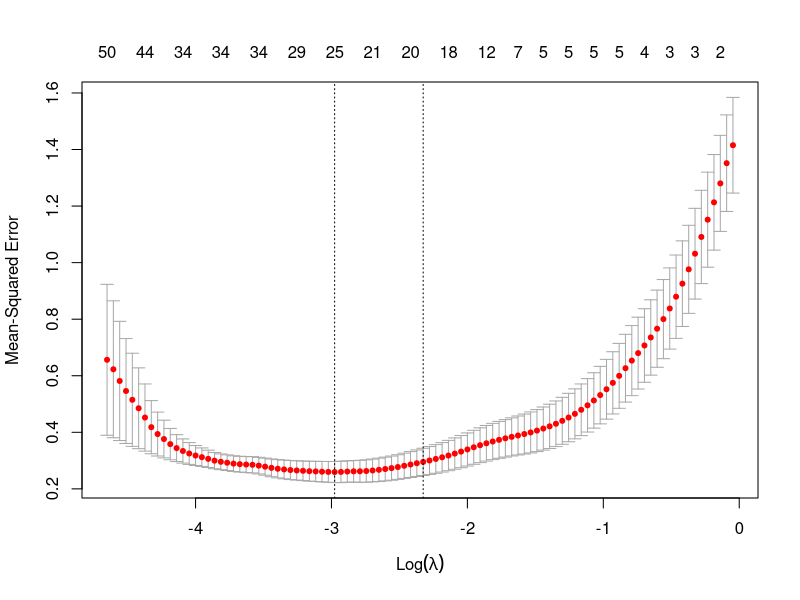
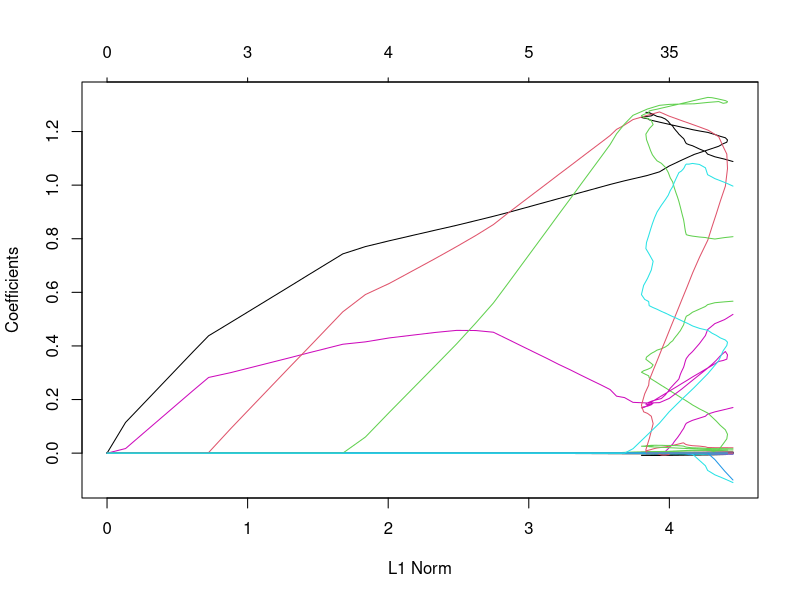
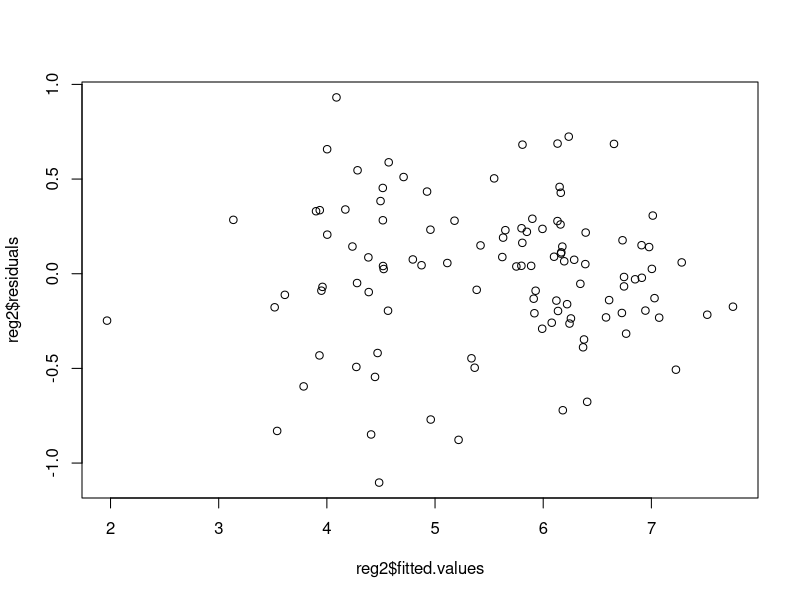
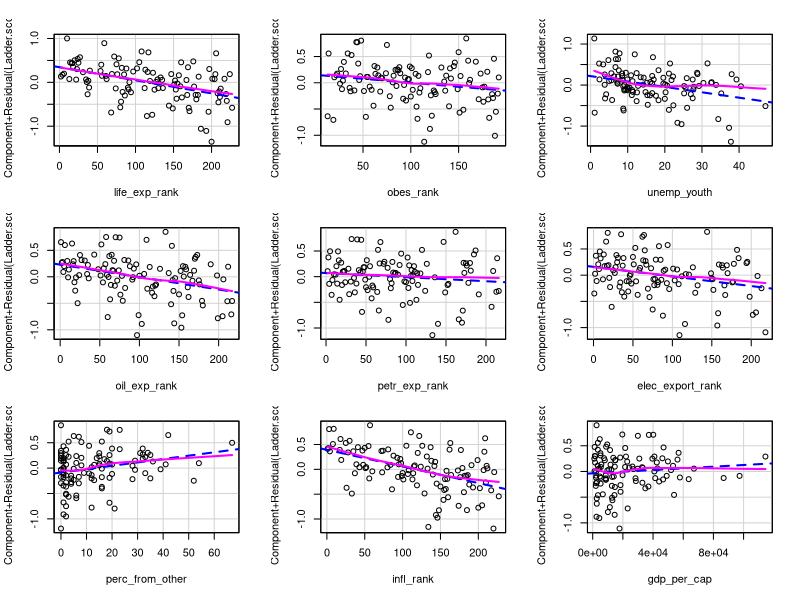
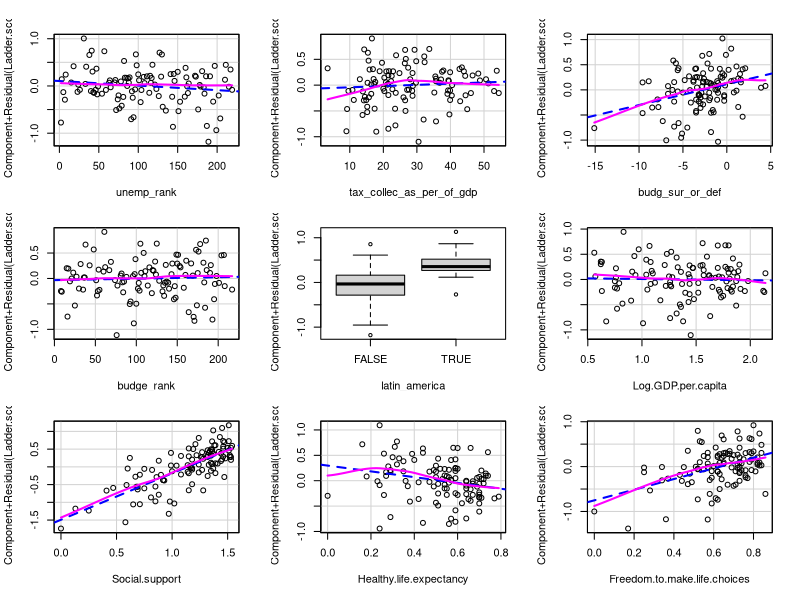
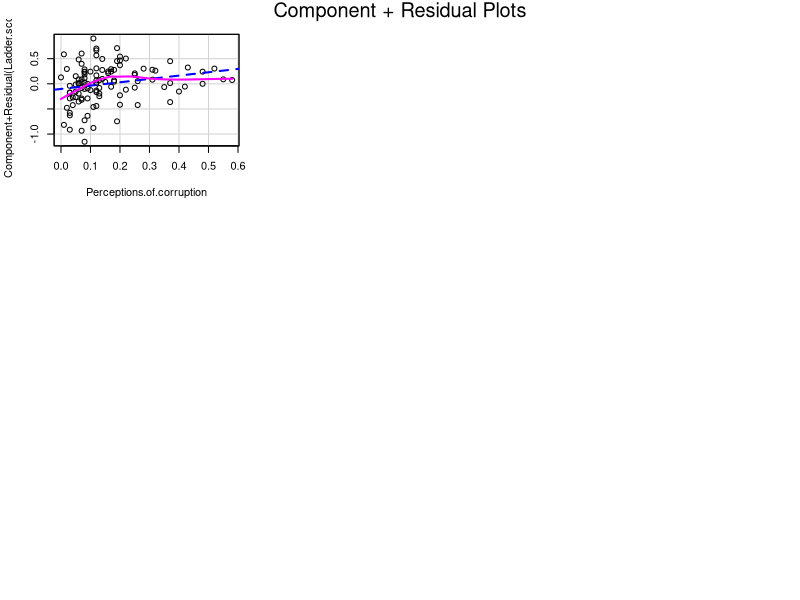
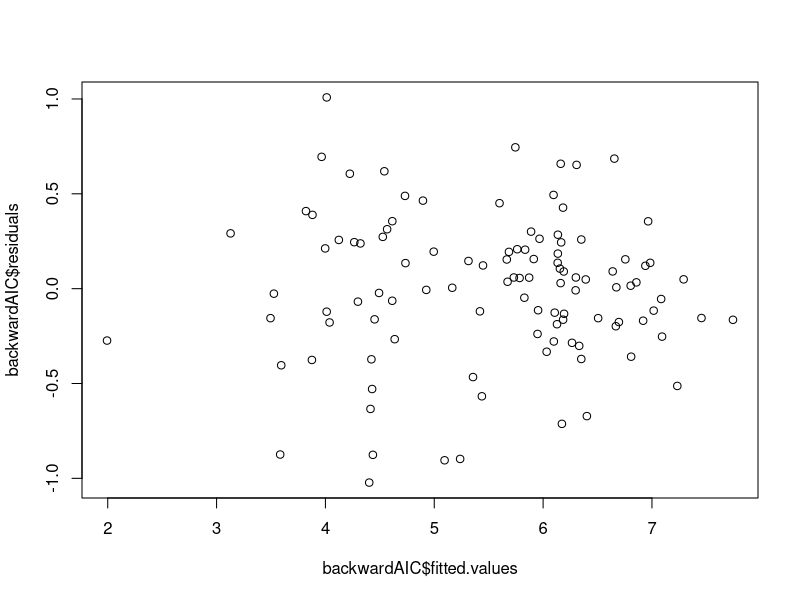
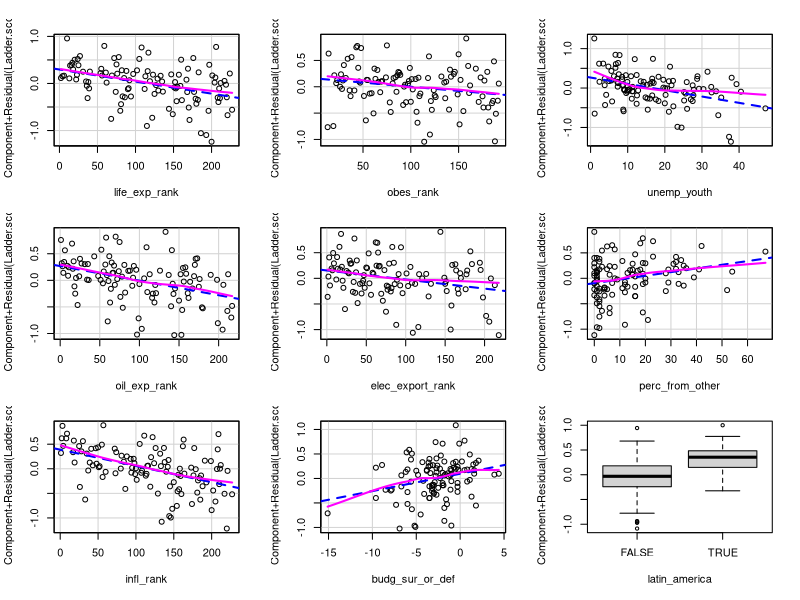

The R script that drew these images, in order:
library(glmnet)
library(MASS)
library(leaps)
library(car)
library(caret)


countries<-read.csv("Clean Country.csv")
countries<-na.omit(countries)
countries<-countries[, -c(1,2)]
                     
#Question 1
countriesMod<-lm(Ladder.score~., data=countries)
x<-model.matrix(countriesMod)
y<-countriesMod$model[,1]

set.seed(364)
step1<-cv.glmnet(x,y,alpha=1)
#Question 2
plot(step1)
plot(step1$glmnet.fit)
#question 3
min<-step1$lambda.min
se<-step1$lambda.1se
min
se

step2<-glmnet(x, y, alpha=1, lambda=se)
lasso.coef<-predict(step2, type="coef")
lasso.coef
summary(lasso.coef)
countries$latin_america<-countries$Regional.indicator=="Latin America and Caribbean"

reg1<-lm(Ladder.score~1, data=countries)
reg2<-lm(Ladder.score~life_exp_rank+obes_rank+unemp_youth+oil_exp_rank+petr_exp_rank+
           elec_export_rank+perc_from_other+infl_rank+gdp_per_cap+unemp_rank+tax_collec_as_per_of_gdp+
           budg_sur_or_def+budge_rank+latin_america+Log.GDP.per.capita+Social.support+Healthy.life.expectancy+
           Freedom.to.make.life.choices+Perceptions.of.corruption, data=countries)
reg2$coefficients
summary(reg2)
#question 4
backwardAIC<-step(reg2, scope=list(lower=reg1, upper=reg2), 
               direction="backward", k=2)
backwardAIC
#question 5
backwardBIC<-step(reg2, scope=list(lower=reg1, upper=reg2), 
              direction="backward", k=log(nrow(countries)))
backwardBIC
#question 6
vif(reg2)
vif(backwardAIC)
vif(backwardBIC)
#question 7
set.seed(123)

trainParams<-trainControl(method="cv", number=10)

reg_model<-train(formula(reg2), data = countries, method = "lm", trControl=trainParams)
backward_aic_model<-train(formula(backwardAIC), data = countries, method = "lm", trControl=trainParams)
backward_bic_model<-train(formula(backwardBIC), data = countries, method = "lm", trControl=trainParams)

reg_model$resample
reg_model$results

backward_aic_model$resample
backward_aic_model$results

backward_bic_model$resample
backward_bic_model$results

set.seed(321)

trainParams2<-trainControl(method="cv", number=10)

reg_model2<-train(formula(reg2), data = countries, method = "lm", trControl=trainParams2)
backward_aic_model2<-train(formula(backwardAIC), data = countries, method = "lm", trControl=trainParams2)
backward_bic_model2<-train(formula(backwardBIC), data = countries, method = "lm", trControl=trainParams2)

reg_model2$resample
reg_model2$results

backward_aic_model2$resample
backward_aic_model2$results

backward_bic_model2$resample
backward_bic_model2$results

set.seed(123)

trainParams3<-trainControl(method="cv", number=20)

reg_model3<-train(formula(reg2), data = countries, method = "lm", trControl=trainParams3)
backward_aic_model3<-train(formula(backwardAIC), data = countries, method = "lm", trControl=trainParams3)
backward_bic_model3<-train(formula(backwardBIC), data = countries, method = "lm", trControl=trainParams3)

reg_model3$resample
reg_model3$results

backward_aic_model3$resample
backward_aic_model3$results

backward_bic_model3$resample
backward_bic_model3$results

#question 10
shapiro.test(reg2$residuals)
plot(reg2$fitted.values, reg2$residuals)
crPlots(reg2)

shapiro.test(backwardAIC$residuals)
plot(backwardAIC$fitted.values, backwardAIC$residuals)
crPlots(backwardAIC)

shapiro.test(backwardBIC$residuals)
plot(backwardBIC$fitted.values, backwardBIC$residuals)
crPlots(backwardBIC)

full<-read.csv("Full Country.csv")
clean <- read.csv("Clean Country.csv")
usa<-subset(full, name=="United States")
usa$latin_america<-usa$Regional.indicator=="Latin America and Caribbean"
full$latin_america<-full$Regional.indicator=="Latin America and Caribbean"

predict(backwardAIC, newdata = usa, interval="prediction", level=0.95)
full <- full[!full$name %in% clean$name, ]

pred<-predict(backwardAIC, newdata = full, interval="prediction", level=0.90)
pred <- as.data.frame(pred)
pred

inside <- full$Ladder.score >= pred$lwr & full$Ladder.score <= pred$upr
sum(inside)                      
full$name[!inside & !is.na(inside)]            

predict(backwardAIC)
